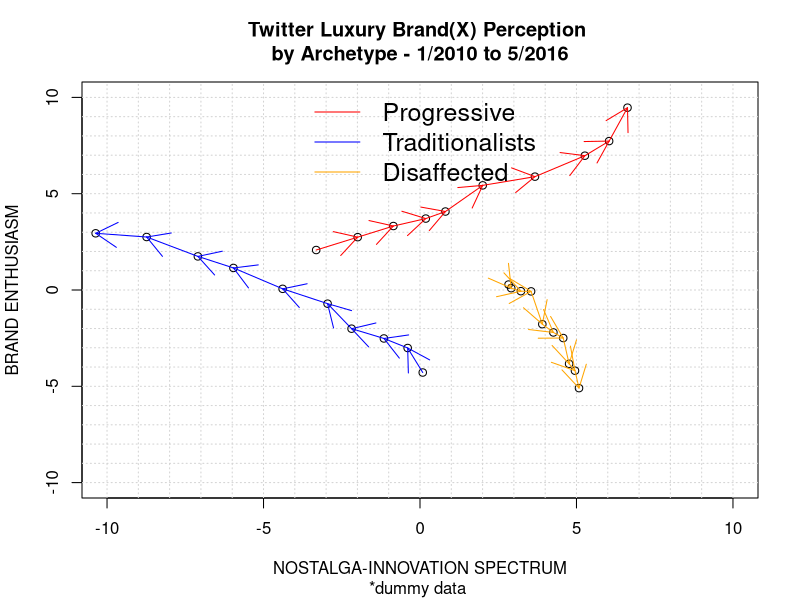

The R script that drew this image:
######################################################
### Experimental Code.  Experimental R Interface for IBM Watson Services / Cognitive Computing
### This code is foundation for Visualizing Retail / Brand / Reputational DRIFT over time for user segments
### Assume we are combing social media, bucketizing, and then looking at changes over time
### For now, it's all dummy data to get the basics of viz in place
######################################################


library(graphics)

## Setup up coordinate system
plot(c(-10,10), c(-10,10), type = "n", 
     main="Twitter Luxury Brand(X) Perception \n by Archetype - 1/2010 to 5/2016 ", 
     sub="*dummy data ",
     xlab="NOSTALGA-INNOVATION SPECTRUM", 
     ylab="BRAND ENTHUSIASM")
abline(h = -10:10, v = -10:10, col = "lightgray", lty=3)

scale <- 1.8



####### RED is TRENDING GOOD
data <- matrix(0,10,ncol=2)
data[1,1] <- rnorm(1)*scale
data[1,2] <- rnorm(1)*scale
for (i in 2:10)
{
  data[i,1]  <- data[(i-1),1]+runif(1)*scale
  data[i,2]  <- data[(i-1),2]+runif(1)*scale
}
data <- data.frame(data)
s <- 1:dim(data)[1]
points(data, main = "arrows(.) and segments(.)")
arrows(data$X1[s], data$X2[s], data$X1[s+1], data$X2[s+1], col= "red")


### BLUE IS TRENDING BAD
data <- matrix(0,10,ncol=2)
data[1,1] <- rnorm(1)*scale
data[1,2] <- rnorm(1)*scale
for (i in 2:10)
{
  print(i)
  data[i,1]  <- data[(i-1),1]-runif(1)*scale
  data[i,2]  <- data[(i-1),2]+runif(1)*scale
}
data <- data.frame(data)
s <- 1:dim(data)[1]
points(data, main = "arrows(.) and segments(.)")
arrows(data$X1[s], data$X2[s], data$X1[s+1], data$X2[s+1], col= "blue")



### YELLOW IS MIXED IS TRENDING BAD
data <- matrix(0,10,ncol=2)
data[1,1] <- rnorm(1)*scale
data[1,2] <- rnorm(1)*scale
for (i in 2:10)
{
  print(i)
  data[i,1]  <- data[(i-1),1]+runif(1)*scale*.3
  data[i,2]  <- data[(i-1),2]-runif(1)*scale
}
data <- data.frame(data)
s <- 1:dim(data)[1]
points(data, main = "arrows(.) and segments(.)")
arrows(data$X1[s], data$X2[s], data$X1[s+1], data$X2[s+1], col= "orange")


legend('top', c("Progressive","Traditionalists","Disaffected"), 
       lty=1, 
       col=c('red', 'blue', 'orange'), 
       bty='n', cex=1.5)

